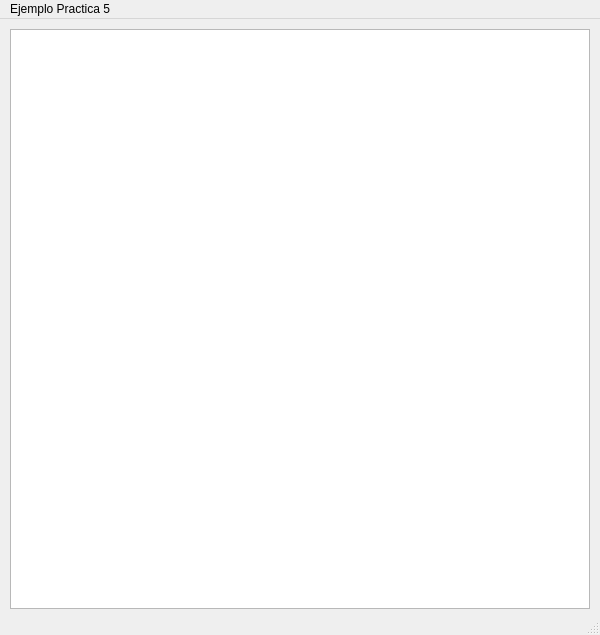
<?xml version="1.0" encoding="UTF-8"?>
<ui version="4.0">
 <class>MainWindow</class>
 <widget class="QMainWindow" name="MainWindow">
  <property name="geometry">
   <rect>
    <x>0</x>
    <y>0</y>
    <width>600</width>
    <height>635</height>
   </rect>
  </property>
  <property name="windowTitle">
   <string>MainWindow</string>
  </property>
  <widget class="QWidget" name="centralwidget">
   <widget class="QGraphicsView" name="graphicsView">
    <property name="geometry">
     <rect>
      <x>10</x>
      <y>10</y>
      <width>580</width>
      <height>580</height>
     </rect>
    </property>
   </widget>
  </widget>
  <widget class="QMenuBar" name="menubar">
   <property name="geometry">
    <rect>
     <x>0</x>
     <y>0</y>
     <width>600</width>
     <height>21</height>
    </rect>
   </property>
   <widget class="QMenu" name="menuEjemplo_Practica_5">
    <property name="title">
     <string>Ejemplo Practica 5</string>
    </property>
   </widget>
   <addaction name="menuEjemplo_Practica_5"/>
  </widget>
  <widget class="QStatusBar" name="statusbar"/>
 </widget>
 <resources/>
 <connections/>
</ui>
